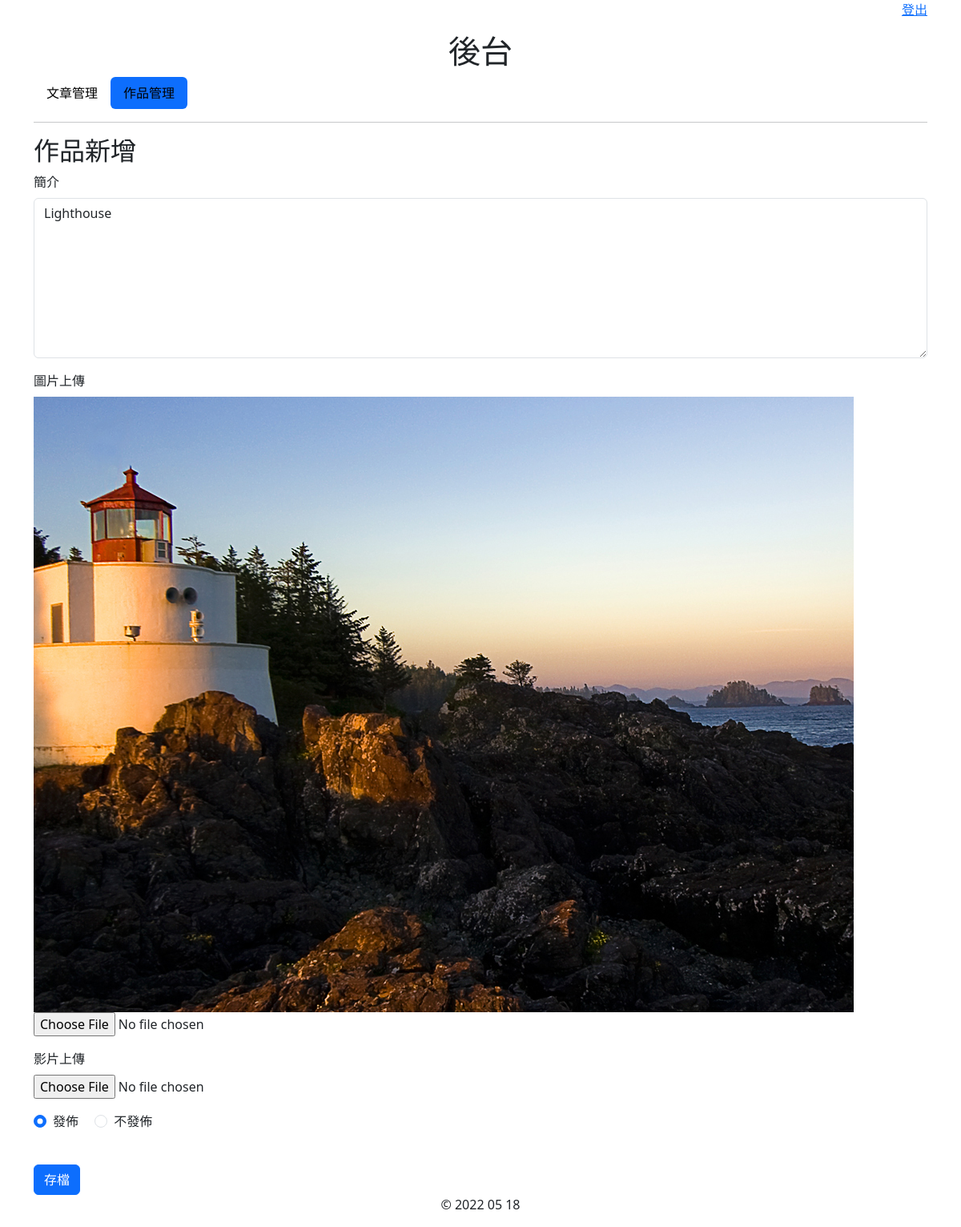
Screenshot of /admin/work_edit.php?id=3 (signed in) with the database file from the repository.
### tables this page shows
CREATE TABLE `works` (
  `id` int(11) NOT NULL COMMENT '作品id',
  `intro` text NOT NULL COMMENT '簡介',
  `image_path` varchar(255) DEFAULT NULL COMMENT '圖片路徑',
  `video_path` varchar(255) DEFAULT NULL COMMENT '影片路徑',
  `publish` tinyint(1) NOT NULL COMMENT '是否發佈',
  `upload_date` datetime NOT NULL COMMENT '上傳時間',
  `modify_date` datetime DEFAULT NULL COMMENT 'modify_date',
  `creater_id` int(11) DEFAULT '1' COMMENT '建立者id'
);

### php/functions.php (called while the page is built, shortened)
<?php
function get_work($id){
    $link = $GLOBALS['link'];
    $work = NULL ;
    $sql = "SELECT * FROM `works` WHERE `id` = {$id} ;" ;
    $result = mysqli_query($link, $sql);
    if($result) {
        if(mysqli_num_rows($result) == 1 ){
            $work = mysqli_fetch_assoc($result);
        }
    }else{
        echo "0 result";
    }
    return $work;
}
?>

### admin/work_edit.php (the view, shortened to what this page needs)
<?php
	require_once "../php/functions.php";
	$work = get_work($_GET['id']);
?>
<!DOCTYPE html>
<html>
<head>
	<link rel="stylesheet" type="text/css" href="../css/bootstrap.min.css">
	<link rel="stylesheet" type="text/css" href="../css/style.css">
</head>
<body>
<?php
	if ( isset($_SESSION['is_login']) && $_SESSION['is_login'] == true):
?>
		<div class="content">
			<div class="container">
			  <div class="row">
				<div class="col-xs-12">
					<p class="text-end">
						<a href="../php/logout.php">登出</a>
					</p>
					<h1 class="text-center">後台</h1>
					<ul class="nav nav-pills mb-3">
					  <li class="nav-item">
					    <a class="nav-link text-black " href="article_list.php">文章管理</a>
					  </li>
					  <li class="nav-item">
					    <a class="nav-link text-black active " href="work_list.php">作品管理</a>
					  </li>
					</ul>
					<hr/>
					<h2>作品新增</h2>
					<form method="post" action="../php/work_save.php" enctype="multipart/form-data">
						<div class="mb-3">
							<label for="intro" class="form-label">簡介</label>
							<textarea class="form-control"  id="intro" style="height: 200px" name="intro" ><?php echo $work['intro'] ?></textarea>
						</div>
						<div class="mb-3">
							<label for="image_path" class="form-label">圖片上傳</label>
							<br/>
							<?php if($work['image_path']):?>
									<img src="../<?php echo $work['image_path']; ?>" class="img-fluid">
							<?php endif;?>
							<input type="file" accept=".jpg, .png, .gif"  id="image_path" name="image_path"/>
						</div>
						<div class="mb-3">
							<label for="video_path" class="form-label">影片上傳</label>
							<br/>
							 <input type="file" accept="video/*"  id="video_path" name="video_path"/>
						</div>
						<div class=" mb-3">
							<div class="form-check form-check-inline">
							    <input class="form-check-input" type="radio" name="publish" id="publish" value="1" <?php echo ($work['publish'] == 1 )?"checked":"" ; ?> />
							    <label class="form-check-label" for="publish">發佈</label>
							</div>
							<div class="form-check form-check-inline">
							    <input class="form-check-input" type="radio" name="publish" id="not_publish" value="0" <?php echo ($work['publish'] == 0 )?"checked":"" ; ?>/>
							    <label class="form-check-label" for="not_publish">不發佈</label>
							</div>
						</div>
						<br/>
					  	<button type="submit" class="btn btn-primary ">存檔</button>
					</form>
			    </div>
			  </div>
			</div>
		</div>
		<div class="footer">
			<div class="container">
			  <div class="row">
				<div class="col-xs-12">
					<p class="text-center" role="alert">
					 &copy; 2022 05 18
					</p>
			    </div>
			  </div>
			</div>
		</div>
<?php
	else:
?>
		<h1>尚未登入</h1>
		<?php header("Location: ../admin/index.php"); ?>
<?php
	endif;
?>
</body>
</html>

### css/style.css (style rules this page uses)
div.content { min-height: 300px; }

### rows the page displays
works: intro "Lighthouse", image_path (picture), publish "☑ 發佈", publish "☐ 不發佈"
